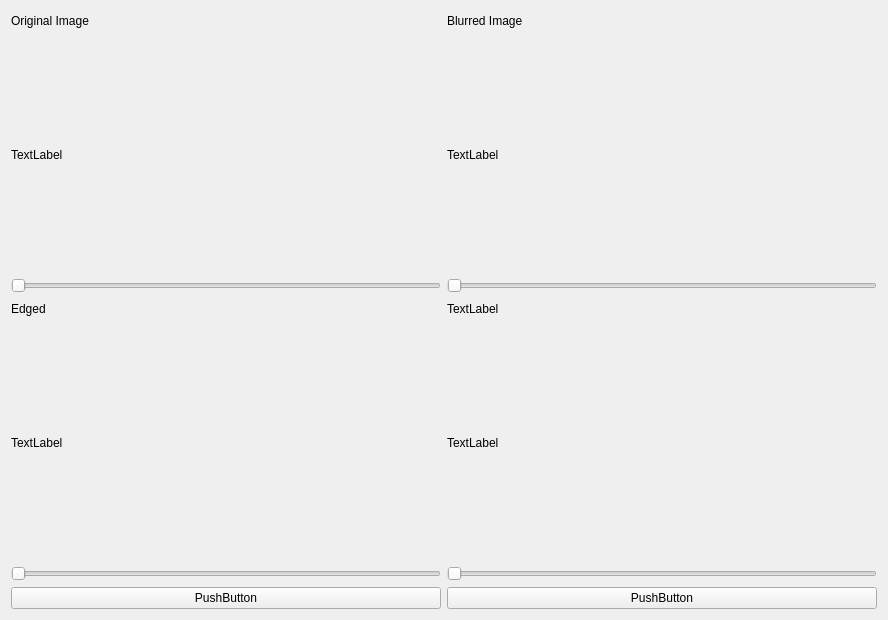
<?xml version="1.0" encoding="UTF-8"?>
<ui version="4.0">
 <class>Form</class>
 <widget class="QWidget" name="Form">
  <property name="geometry">
   <rect>
    <x>0</x>
    <y>0</y>
    <width>888</width>
    <height>620</height>
   </rect>
  </property>
  <property name="windowTitle">
   <string>Form</string>
  </property>
  <layout class="QGridLayout" name="gridLayout">
   <item row="0" column="0">
    <widget class="QLabel" name="label_10">
     <property name="maximumSize">
      <size>
       <width>16777215</width>
       <height>20</height>
      </size>
     </property>
     <property name="text">
      <string>Original Image</string>
     </property>
    </widget>
   </item>
   <item row="0" column="1">
    <widget class="QLabel" name="label_20">
     <property name="maximumSize">
      <size>
       <width>16777215</width>
       <height>20</height>
      </size>
     </property>
     <property name="text">
      <string>Blurred Image</string>
     </property>
    </widget>
   </item>
   <item row="3" column="1">
    <widget class="QLabel" name="label_40">
     <property name="text">
      <string>TextLabel</string>
     </property>
    </widget>
   </item>
   <item row="3" column="0">
    <widget class="QLabel" name="label_30">
     <property name="maximumSize">
      <size>
       <width>16777215</width>
       <height>20</height>
      </size>
     </property>
     <property name="text">
      <string>Edged </string>
     </property>
    </widget>
   </item>
   <item row="6" column="0">
    <widget class="QPushButton" name="pushButton_1">
     <property name="text">
      <string>PushButton</string>
     </property>
    </widget>
   </item>
   <item row="1" column="0">
    <widget class="QLabel" name="label_1">
     <property name="minimumSize">
      <size>
       <width>300</width>
       <height>200</height>
      </size>
     </property>
     <property name="text">
      <string>TextLabel</string>
     </property>
    </widget>
   </item>
   <item row="4" column="0">
    <widget class="QLabel" name="label_3">
     <property name="minimumSize">
      <size>
       <width>300</width>
       <height>200</height>
      </size>
     </property>
     <property name="text">
      <string>TextLabel</string>
     </property>
    </widget>
   </item>
   <item row="6" column="1">
    <widget class="QPushButton" name="pushButton_2">
     <property name="text">
      <string>PushButton</string>
     </property>
    </widget>
   </item>
   <item row="4" column="1">
    <widget class="QLabel" name="label_4">
     <property name="minimumSize">
      <size>
       <width>300</width>
       <height>200</height>
      </size>
     </property>
     <property name="text">
      <string>TextLabel</string>
     </property>
    </widget>
   </item>
   <item row="1" column="1">
    <widget class="QLabel" name="label_2">
     <property name="minimumSize">
      <size>
       <width>300</width>
       <height>200</height>
      </size>
     </property>
     <property name="text">
      <string>TextLabel</string>
     </property>
    </widget>
   </item>
   <item row="2" column="0">
    <widget class="QSlider" name="horizontalSlider_1">
     <property name="orientation">
      <enum>Qt::Horizontal</enum>
     </property>
    </widget>
   </item>
   <item row="2" column="1">
    <widget class="QSlider" name="horizontalSlider_2">
     <property name="orientation">
      <enum>Qt::Horizontal</enum>
     </property>
    </widget>
   </item>
   <item row="5" column="0">
    <widget class="QSlider" name="horizontalSlider_3">
     <property name="orientation">
      <enum>Qt::Horizontal</enum>
     </property>
    </widget>
   </item>
   <item row="5" column="1">
    <widget class="QSlider" name="horizontalSlider_4">
     <property name="orientation">
      <enum>Qt::Horizontal</enum>
     </property>
    </widget>
   </item>
  </layout>
 </widget>
 <resources/>
 <connections/>
</ui>
